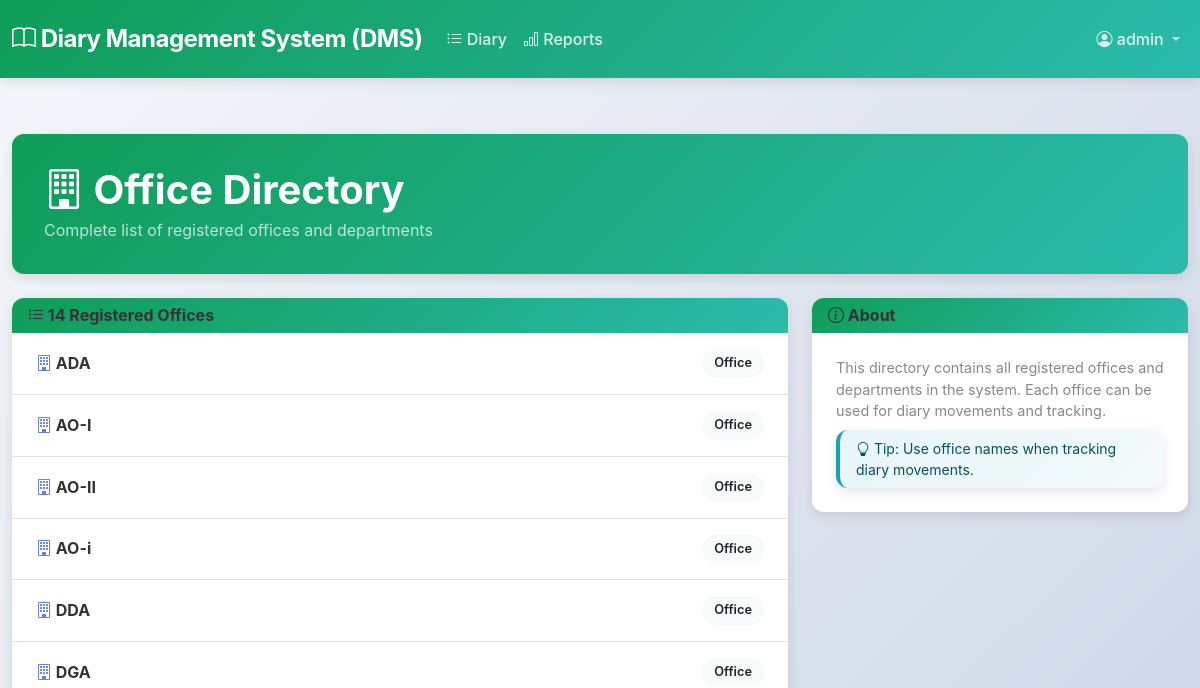
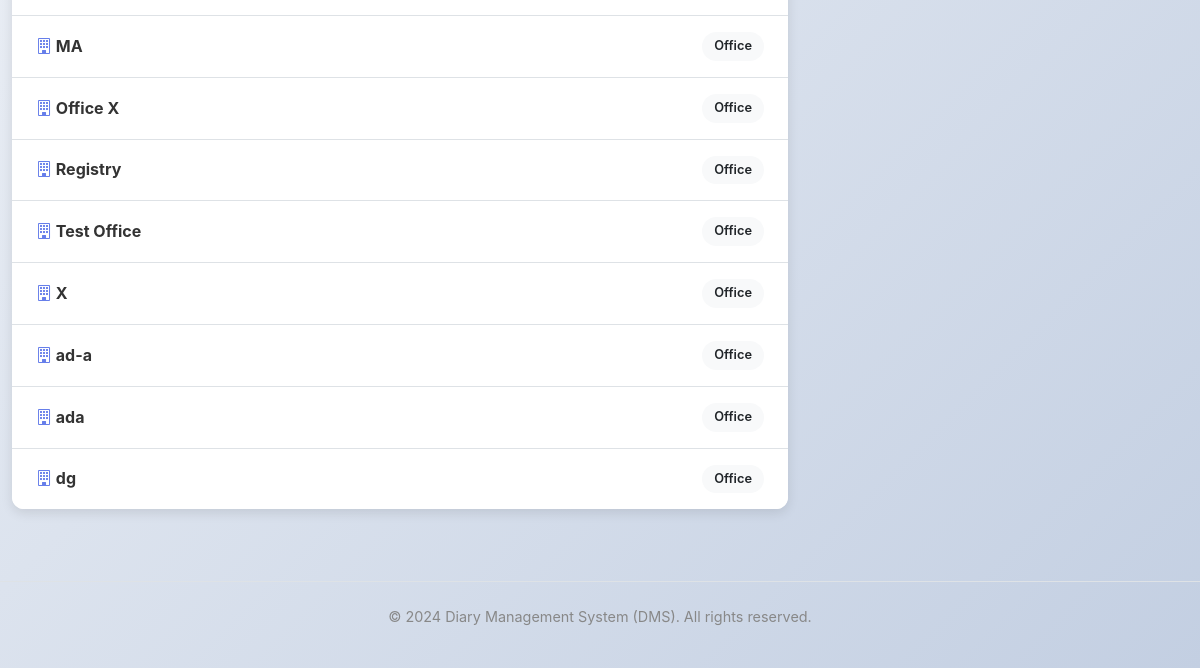
/directory/ (signed in), run on an earlier commit of the app's database (2 pictures, top to bottom).
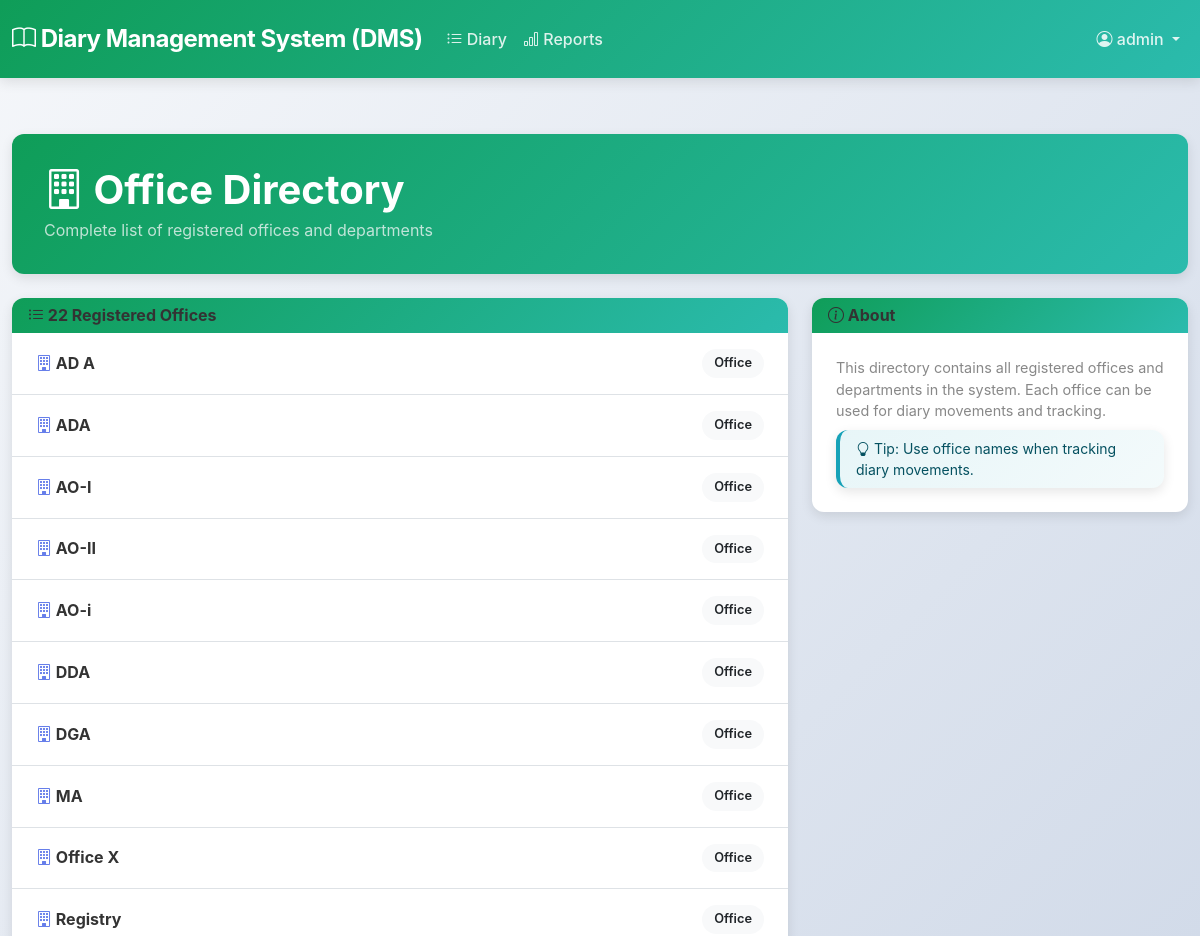
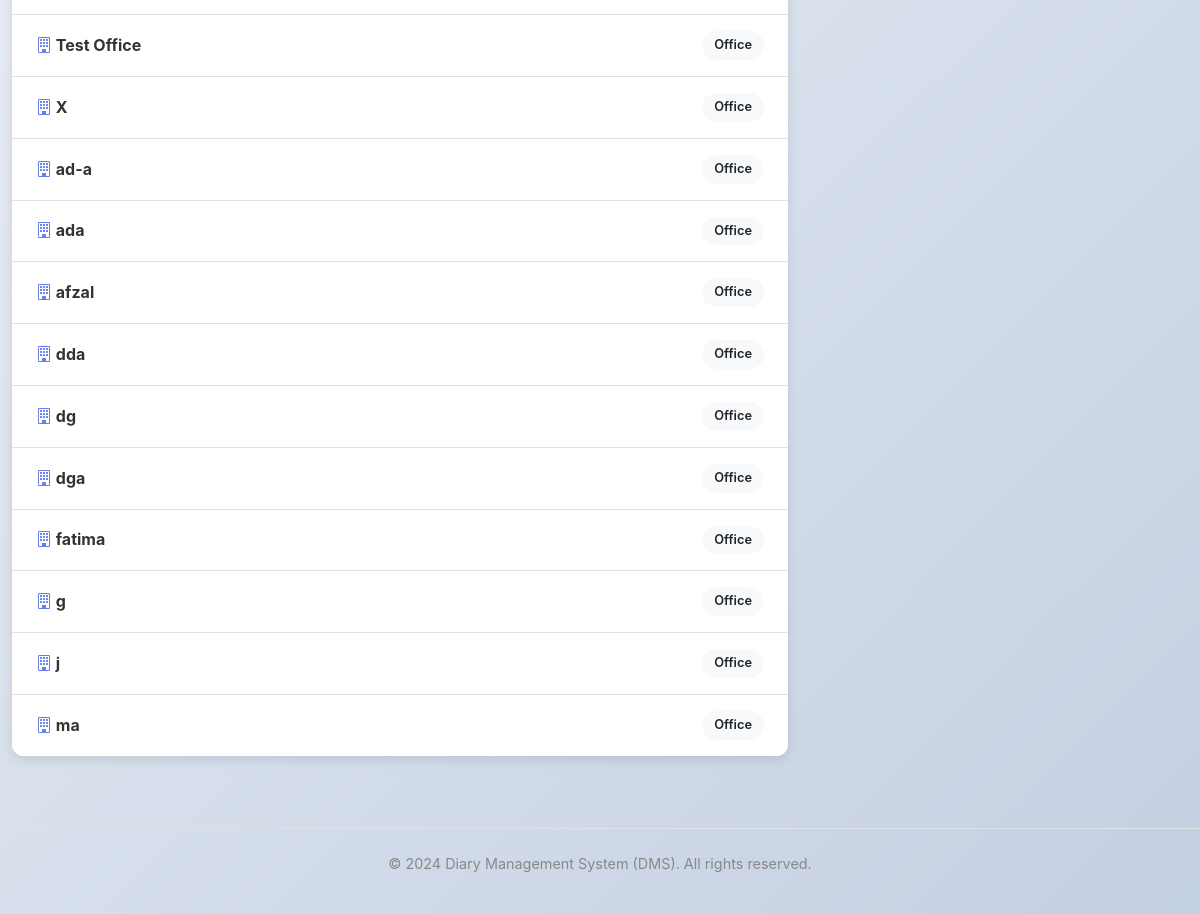
And on a later commit of the database (2 pictures, top to bottom).
### diary/models.py (models this page shows, shortened)
class Office(models.Model):
    name = models.CharField(max_length=255, unique=True)
    class Meta:
        ordering = ["name"]
        indexes = [
            models.Index(fields=["name"]),
        ]

### diary/views.py (the view)
# urls.py: path("directory/", views.offices_directory, name="directory"),
@login_required
def offices_directory(request):
    qs = Office.objects.order_by("name")
    return render(request, "diary/offices.html", {"offices": qs})

### diary/templates/diary/offices.html (shortened to what this page needs)
{% extends "base.html" %}
{% block content %}
<div class="page-header mb-4">
  <h1 class="mb-1"><i class="bi bi-building"></i> Office Directory</h1>
  <p class="text-light mb-0 opacity-75">Complete list of registered offices and departments</p>
</div>
<div class="row">
  <div class="col-lg-8">
    <div class="card">
      <div class="card-header">
        <h2 class="fs-6 mb-0"><i class="bi bi-list-ul"></i> {{ offices.count }} Registered Offices</h2>
      </div>
      <div class="list-group list-group-flush">
        {% for o in offices %}
          <div class="list-group-item d-flex align-items-center" style="padding: 1rem 1.5rem;">
            <div class="flex-grow-1">
              <h6 class="mb-0">
                <i class="bi bi-building" style="color: #667eea;"></i> {{ o.name }}
              </h6>
            </div>
            <small class="badge bg-light text-dark">Office</small>
          </div>
        {% empty %}
          <div class="list-group-item text-center py-5">
            <i class="bi bi-inbox" style="font-size: 2.5rem; color: #ccc;"></i>
            <p class="text-muted mt-2 mb-0">No offices recorded yet.</p>
          </div>
        {% endfor %}
      </div>
    </div>
  </div>
  <div class="col-lg-4">
    <div class="card">
      <div class="card-header bg-light">
        <h2 class="fs-6 mb-0"><i class="bi bi-info-circle"></i> About</h2>
      </div>
      <div class="card-body">
        <p class="small text-muted mb-2">
          This directory contains all registered offices and departments in the system. Each office can be used for diary movements and tracking.
        </p>
        <div class="alert alert-info py-2 px-3 small mb-0">
          <i class="bi bi-lightbulb"></i> Tip: Use office names when tracking diary movements.
        </div>
      </div>
    </div>
  </div>
</div>
{% endblock %}

### diary/templates/base.html (shortened to what this page needs)
<!doctype html>
<html lang="en">
<head>
  <link href="https://cdn.jsdelivr.net/npm/bootstrap@5.3.3/dist/css/bootstrap.min.css" rel="stylesheet">
  <link href="https://cdn.jsdelivr.net/npm/bootstrap-icons@1.11.3/font/bootstrap-icons.css" rel="stylesheet">
</head>
<body>
  <nav class="navbar navbar-expand-lg navbar-dark" role="navigation" aria-label="Main navigation">
    <div class="container-fluid">
      <a class="navbar-brand" href="{% url 'dashboard' %}"><i class="bi bi-book"></i> Diary Management System (DMS)</a>
      <div class="collapse navbar-collapse" id="topNav">
        <ul class="navbar-nav me-auto mb-2 mb-lg-0">
          <li class="nav-item"><a class="nav-link" href="{% url 'diary_list' %}"><i class="bi bi-list-ul"></i> Diary</a></li>
          <li class="nav-item"><a class="nav-link" href="{% url 'reports_table' %}"><i class="bi bi-bar-chart"></i> Reports</a></li>
        </ul>
        <ul class="navbar-nav ms-auto mb-2 mb-lg-0">
          {% if request.user.is_authenticated %}
            <li class="nav-item dropdown">
              <a class="nav-link dropdown-toggle" href="#" id="userDropdown" role="button" data-bs-toggle="dropdown" aria-expanded="false">
                <i class="bi bi-person-circle"></i> {{ request.user.get_username }}
              </a>
            </li>
          {% else %}
            <li class="nav-item"><a class="btn btn-outline-light btn-sm" href="{% url 'login' %}">Login</a></li>
          {% endif %}
        </ul>
      </div>
    </div>
  </nav>
  <main class="container py-4">
    {% block content %}{% endblock %}
  </main>
  <footer class="mt-5 py-4 text-center text-muted border-top">
    <p>&copy; 2024 Diary Management System (DMS). All rights reserved.</p>
  </footer>
</body>
</html>

### diary/templates/base.html (style rules this page uses)
:root { --primary-gradient: linear-gradient(135deg, #0f9d58 0%, #2bbbad 100%); --primary-color: #0f9d58; --primary-dark: #0a7b44; --card-shadow: 0 4px 12px rgba(0, 0, 0, 0.1); --card-shadow-hover: 0 8px 24px rgba(0, 0, 0, 0.15); --border-radius: 12px; --transition: all 0.3s ease; }
* { box-sizing: border-box; }
body { background: linear-gradient(135deg, #f5f7fa 0%, #c3cfe2 100%); min-height: 100vh; font-family: -apple-system, BlinkMacSystemFont, 'Segoe UI', Roboto, 'Helvetica Neue', Arial, sans-serif; }
.navbar { background: var(--primary-gradient) !important; box-shadow: var(--card-shadow); padding: 1rem 0; }
.navbar-brand { font-weight: 700; font-size: 1.5rem; letter-spacing: -0.5px; color: white !important; }
.navbar-dark .navbar-nav .nav-link { color: rgba(255, 255, 255, 0.85) !important; transition: var(--transition); font-weight: 500; }
main.container { max-width: 1500px; margin-top: 2rem; }
.alert { border: none; border-radius: var(--border-radius); box-shadow: var(--card-shadow); border-left: 4px solid; }
.alert-info { border-left-color: #17a2b8; background: linear-gradient(135deg, rgba(23, 162, 184, 0.1) 0%, rgba(23, 162, 184, 0.05) 100%); }
.card { border: none; border-radius: var(--border-radius); box-shadow: var(--card-shadow); transition: var(--transition); overflow: hidden; }
.card-header { background: var(--primary-gradient); color: white; border: none; font-weight: 600; }
.card-body { padding: 1.5rem; }
.badge { padding: 0.5rem 0.75rem; border-radius: 20px; font-weight: 600; font-size: 0.8rem; }
h1, h2, h3, h4, h5, h6 { color: #333; font-weight: 700; margin-bottom: 1.5rem; }
h1 { font-size: 2.5rem; background: var(--primary-gradient); -webkit-background-clip: text; -webkit-text-fill-color: transparent; background-clip: text; }
h2 { font-size: 1.8rem; }
.text-muted { color: #888 !important; font-size: 0.9rem; }
.page-header { background: var(--primary-gradient); color: white; padding: 2rem; border-radius: var(--border-radius); margin-bottom: 2rem; box-shadow: var(--card-shadow); }
.card-body p, .page-header p, .table-responsive p, .text-truncate { overflow-wrap: anywhere; word-break: break-word; }
.page-header h1 { color: white; background: none; -webkit-text-fill-color: unset; margin-bottom: 0; }

What changed in the data, as far as the page shows it:
added Office: name "AD A"
added Office: name "afzal"
added Office: name "dda"
added Office: name "dga"
added Office: name "fatima"
added Office: name "g"
added Office: name "j"
added Office: name "ma"
Also different on the page:
{{ offices.count }}: "14" → "22"
